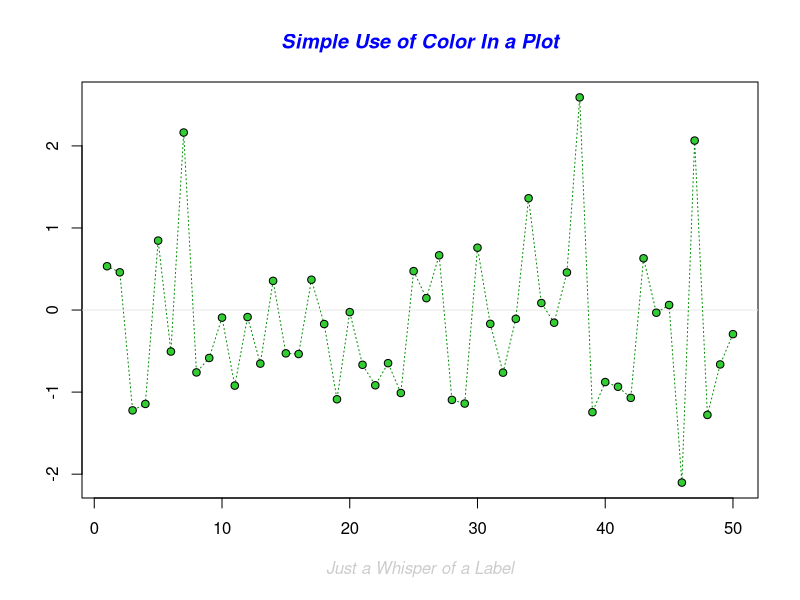
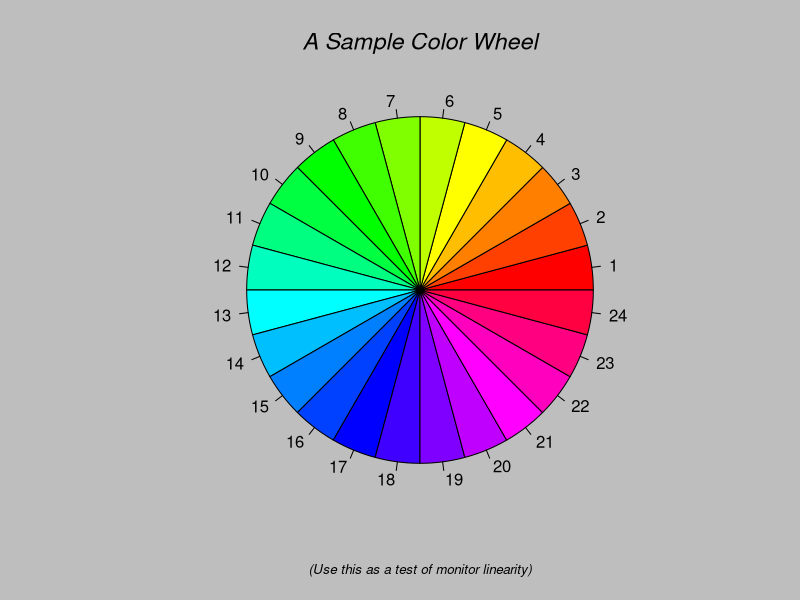
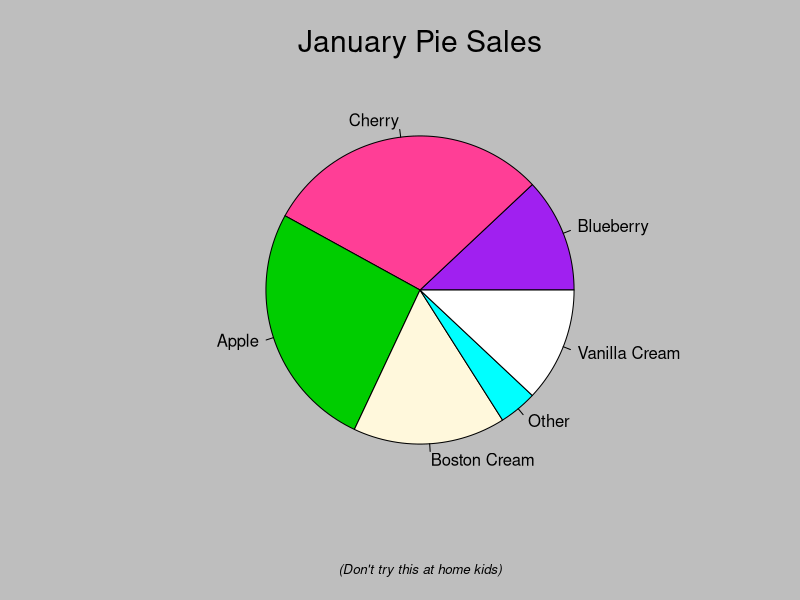
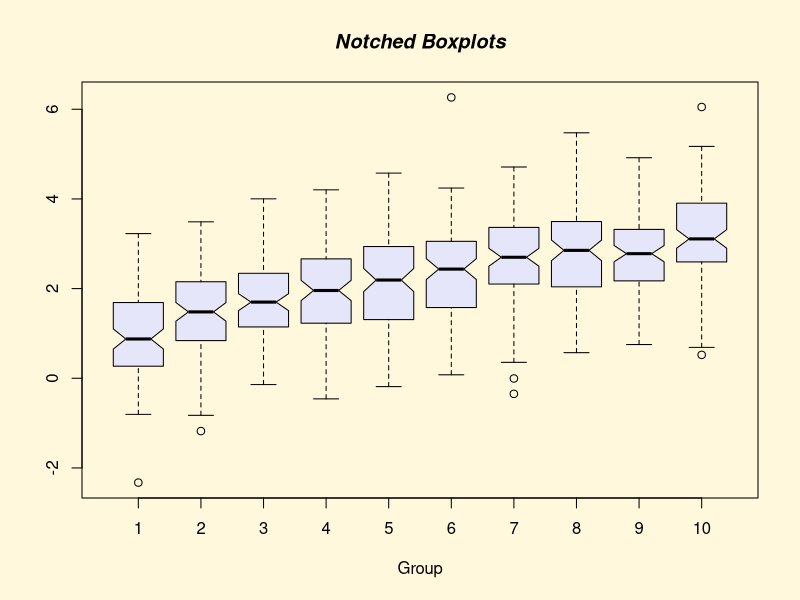
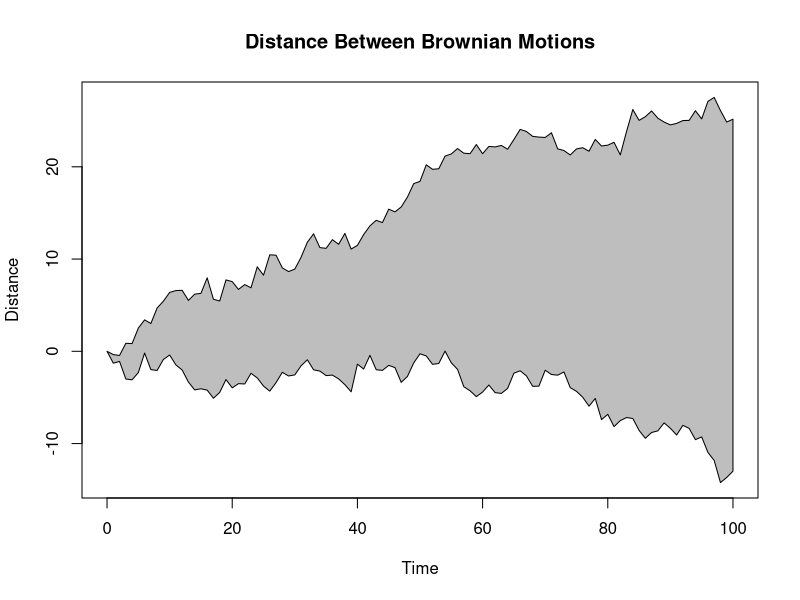
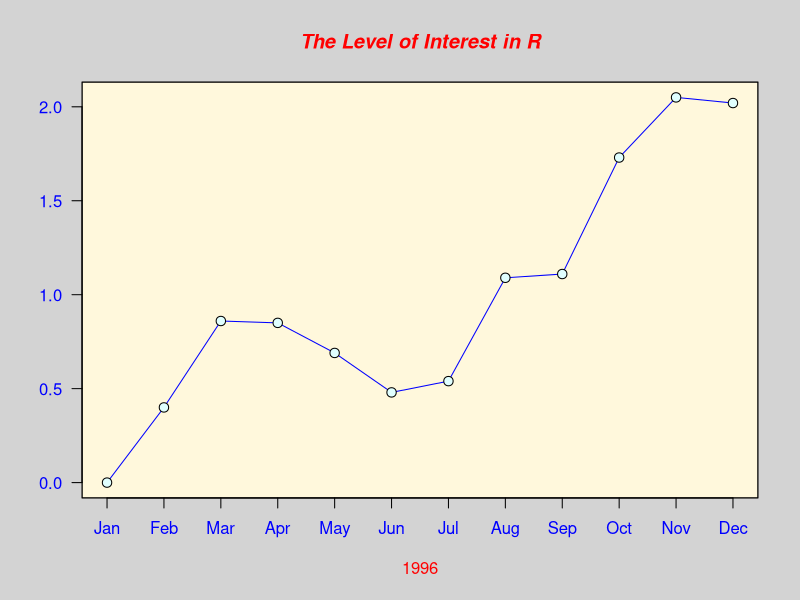
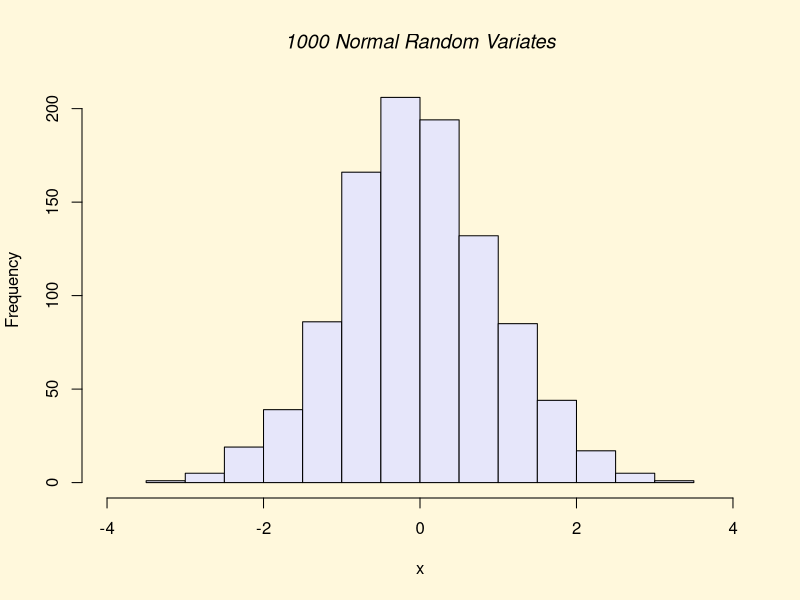
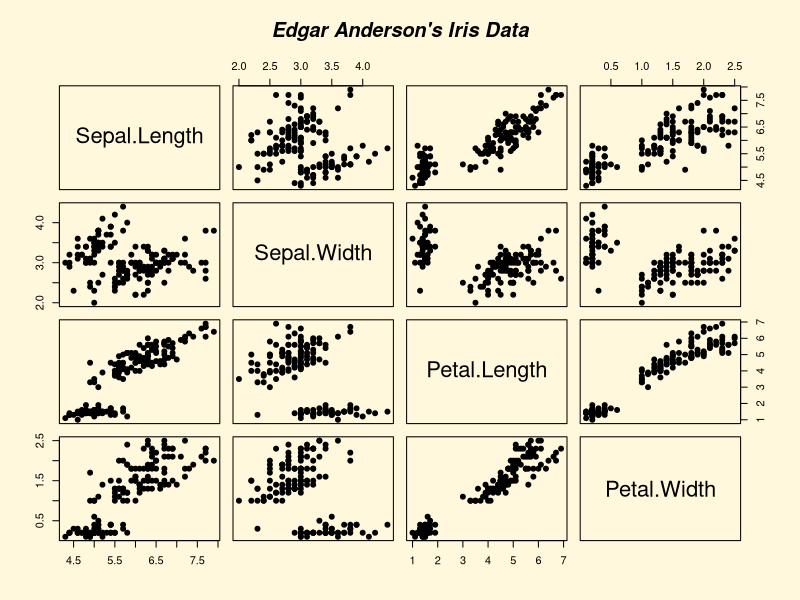

These figures' R source, in order:
#Diretorio
setwd("~/Documentos/BigDataAnalytics-R-Azure2.0/Cap04")

#Lista de Pacotes Carregados
search()

#Demo Mostra como Fazer todos os graficos
demo("graphics")

#Plot Básico
x = 5:7
y = 8:10
plot(x,y)
?plot

altura <- c(145, 167, 176, 123, 150)
largura <- c(51, 63, 64, 40, 55)

plot(altura, largura)

#Plotando um Dataframe
?lynx
plot(lynx)
plot(lynx, ylab = "Plots com Dataframes", xlab = "")
plot(lynx, ylab = "Plots com Dataframes", xlab = "Observações")
plot(lynx, main = "Plots com Dataframes", col = 'red')
plot(lynx, main = "Plots com Dataframes", col = 'red', col.main = 52, cex.main = 1.5)

library(datasets)
hist(warpbreaks$breaks)

airquality
transform(airquality, Month = factor(Month))
boxplot(Ozone ~ Month, airquality, xlab = "Month", ylab = "Ozone (ppb)")

#Especificando os parâmetros

# col - cor do plot
# lty - tipo de linha
# lwd - largura de linha
# pch - símbolo no plot
# xlab - label do eixo x
# ylab - label do eixo y
# las - como os labels dos eixos são orientados
# bg - background color
# mfrow - número de plots por linha
# mfcool - número de plots por coluna

# Funções Básicas de Plot

# plot() - scatterplots
# lines() -  adiciona linhas ao gráfico
# points() - adiciona pontos ao gráfico
# text() - adiciona label ao gráfico
# title() - adiciona título ao gráfico

#Parâmetros dos Gráficos
?par
par()
par('pch')
par('lty')

x = 2:4
plot(x, pch = "*")

par(mfrow = c(2,2), col.axis = "red")
plot(1:8, las = 0, xlab = "xlab", ylab = "ylab", main = "LAS = 0")
plot(1:8, las = 1, xlab = "xlab", ylab = "ylab", main = "LAS = 1")
plot(1:8, las = 2, xlab = "xlab", ylab = "ylab", main = "LAS = 2")
plot(1:8, las = 3, xlab = "xlab", ylab = "ylab", main = "LAS = 3")
legend("topright", pch = 1, col = c("blue", "red"), legend = c("Var1","Var2"))
par(mfrow = c(1,1))

#Cores disponíveis
colors()

#Salvando os gráficos
#png
png("Grafico1.png", width = 500, height = 500, res = 72)

plot(iris$Sepal.Length, iris$Petal.Length,
     col = iris$Species,
     main = "Gráfico gerado a partir do Iris")

dev.off()

#pdf
pdf("Grafico2.pdf")

plot(iris$Sepal.Length, iris$Petal.Length,
     col = iris$Species,
     main = "Gráfico gerado a partir do Iris")

dev.off()

#Estendendo as funções do plot
install.packages('plotrix')
library(plotrix)
?plotrix

par(mfrow = c(1,1), col.axis = "red")
plot(1:6, las = 3, xlab = "lty 1:6", ylab = "", main = "Mais opções ao plot")
ablineclip(v=1, lty=1, col="sienna2", lwd=2)
ablineclip(v=2, lty=1, col="sienna2", lwd=2)
ablineclip(v=3, lty=1, col="sienna2", lwd=2)
ablineclip(v=4, lty=1, col="sienna2", lwd=2)
ablineclip(v=5, lty=1, col="sienna2", lwd=2)
ablineclip(v=6, lty=1, col="sienna2", lwd=2)
ablineclip(v=7, lty=1, col="sienna2", lwd=2)

plot(lynx)
plot(lynx, type="p", main="Type p")
plot(lynx, type="l", main="Type l")
plot(lynx, type="b", main="Type b")
plot(lynx, type="o", main="Type o")
plot(lynx, type="h", main="Type h")
plot(lynx, type="s", main="Type s")
plot(lynx, type="n", main="Type n")

#Dois plots juntos
par(mar=c(4,3,3,3), col.axis="black")

plot(cars$speed, type="s", col="red", bty="n", xlab="Cars ID", ylab="")
text(8, 14, "Velocidade", cex=0.85, col="red") 
par(new=T) 

plot(cars$dist, type="s", bty="n", ann=F, axes=F, col="darkblue")
axis(side=4)
text(37, 18, "Distância", cex=0.85, col="darkblue") 

title(main="Velocidade x Distância")

#Plots a partir de datasets
df <- read.csv('pibpercap.csv', stringsAsFactors = F)
View(df)
df_1982 <- subset(df, ano == 1982)
plot(expectativa ~ pibpercap, data = df_1982, log = "x")

#Nomes paar as colunas
mycol <- c(Asia = "tomato", Europe = "chocolate4", Africa = "dodgerblue2", 
           Americas = "darkgoldenrod1", Oceania = "green4")

#Plot
plot(expectativa ~ pibpercap, data = df_1982, log = "x", col = mycol[continente])

#Função para a escala
mycex <- function(var, r, f = sqrt){
  x = f(var)
  x_scaled = (x - min(x))/(max(x) - min(x))
  r[1] + x_scaled * (r[2] - r[1])
}

#Plot
plot(expectativa ~ pibpercap, data = df_1982, log = "x",
     col = mycol[continente],
     cex = mycex(pop, r = c(0.2, 10))
)

